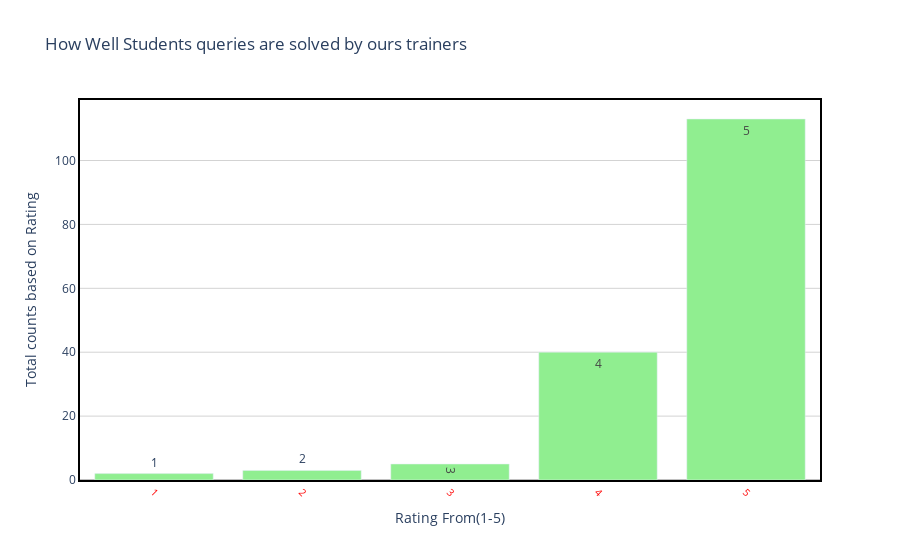

Notebook source saved alongside this figure:
### Code cell
#drwaing bar for how students quireies are solved by our instructors
draw_trace_bar(Student_queries_sloved,'Student_queries_sloved(0-5)','counts','How Well Students queries are solved by ours trainers', 'Rating From(1-5)','Total counts based on Rating',"lightgreen")

### Figure 1 — Plotly figure (JSON) as saved in the notebook; plotly's stock layout.template omitted (floating-point values rounded to 4 significant figures)
{"data": [{"marker": {"color": "lightgreen"}, "text": [5, 4, 3, 2, 1], "type": "bar", "x": [5, 4, 3, 2, 1], "y": [113, 40, 5, 3, 2]}], "layout": {"hovermode": "closest", "paper_bgcolor": "rgba(0, 0, 0, 0)", "plot_bgcolor": "rgba(0, 0, 0, 0)", "title": {"text": "How Well Students queries are solved by ours trainers"}, "xaxis": {"linecolor": "black", "linewidth": 2, "mirror": true, "showline": true, "showticklabels": true, "tickangle": 45, "tickfont": {"color": "red", "size": 10}, "title": {"text": "Rating From(1-5)"}, "zeroline": true, "zerolinecolor": "grey", "zerolinewidth": 1}, "yaxis": {"gridcolor": "lightgrey", "linecolor": "black", "linewidth": 2, "mirror": true, "showline": true, "title": {"text": "Total counts based on Rating"}, "zeroline": true, "zerolinecolor": "grey", "zerolinewidth": 1}}}
